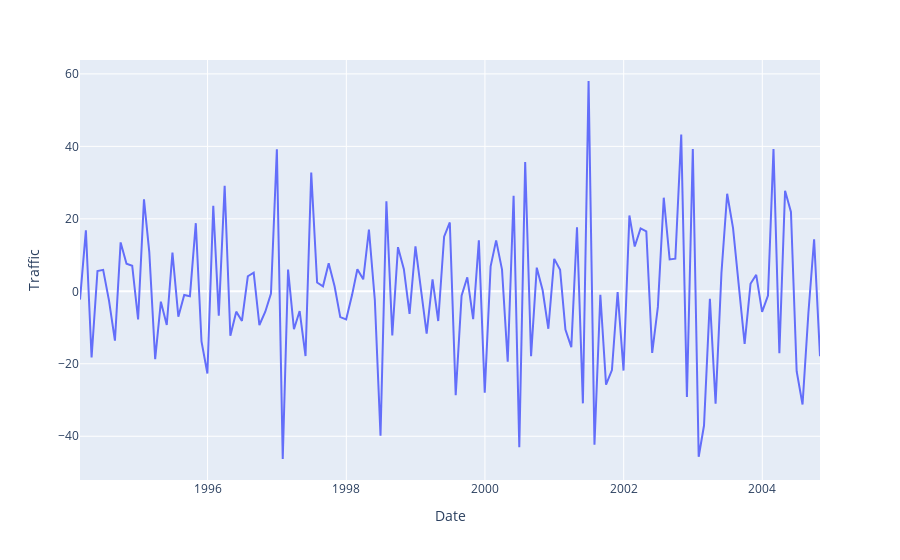

This figure's notebook cell:
### Markdown cell above
- The data no longer has seasonality and it can also be verified visually

### Code cell
plot_ts(traffic_train_sdif.reset_index(), "Traffic")

### Figure 1 — Plotly figure (JSON) as saved in the notebook; plotly's stock layout.template omitted (floating-point values rounded to 4 significant figures; data arrays with more than 128 entries replaced by an {"elided": "..."} marker saying what was removed)
{"data": [{"hovertemplate": "Date=%{x}<br>Traffic=%{y}<extra></extra>", "legendgroup": "", "line": {"color": "#636efa", "dash": "solid"}, "marker": {"symbol": "circle"}, "mode": "lines", "name": "", "orientation": "v", "showlegend": false, "type": "scatter", "x": {"elided": "129 str values"}, "xaxis": "x", "y": {"elided": "129 float values"}, "yaxis": "y"}], "layout": {"legend": {"tracegroupgap": 0}, "margin": {"t": 60}, "xaxis": {"anchor": "y", "domain": [0, 1], "title": {"text": "Date"}}, "yaxis": {"anchor": "x", "domain": [0, 1], "title": {"text": "Traffic"}}}}
